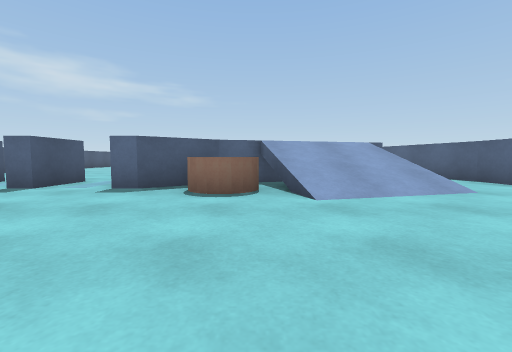
View 1 (above)

20 first-person views from a walk through a 3-D level made in the Unity game engine. The camera is 0.58 m above the floor, tilts 4° down and sees 90° across. The floor is counted in squares, 1 m on a side. Each view is taken from the middle of a square. On the plan, view 1 faces up. The plan holds only what a view shows up to about 9 squares ahead; the rest is blank.

View 2
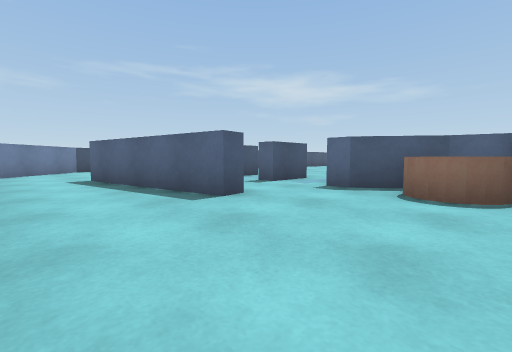

View 3
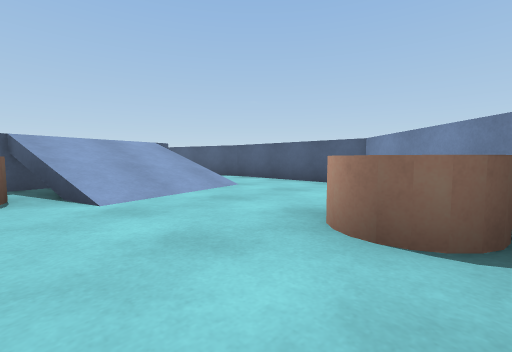

View 4
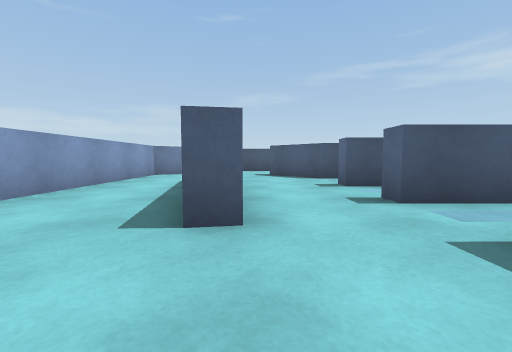

View 5
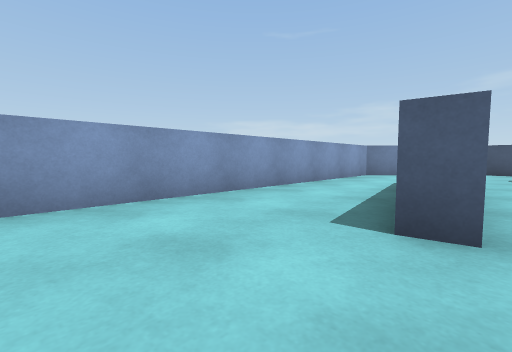

View 6
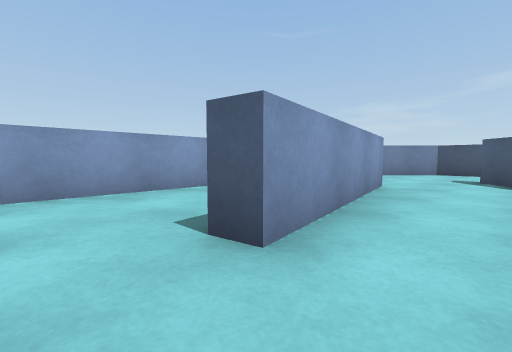

View 7
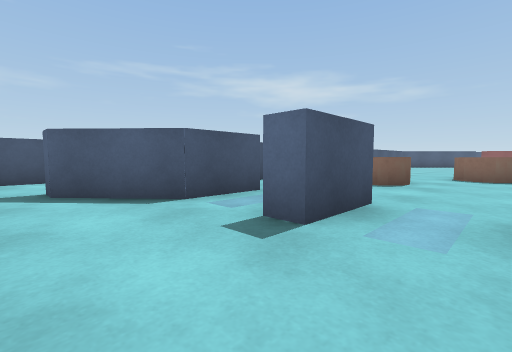

View 8
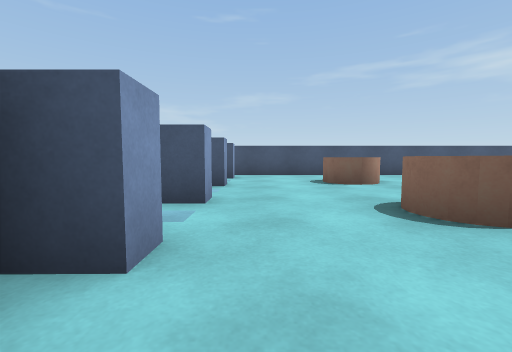

View 9
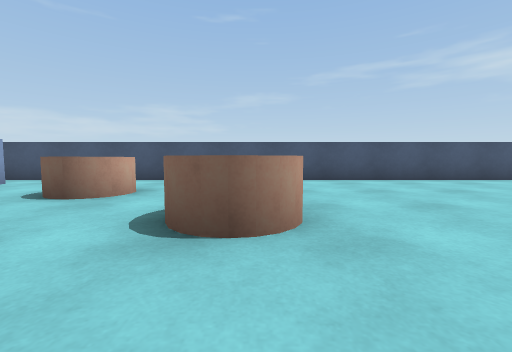

View 10
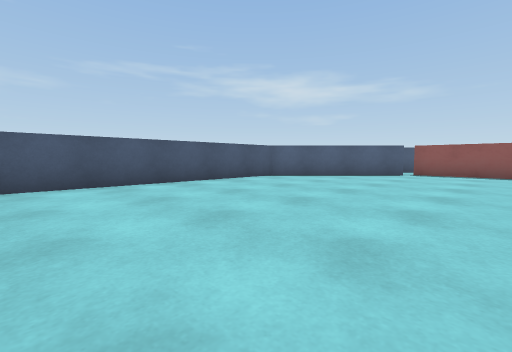

View 11
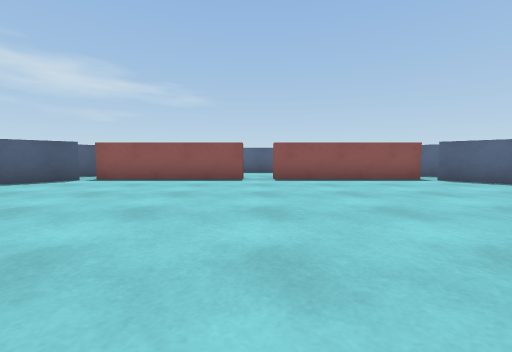

View 12
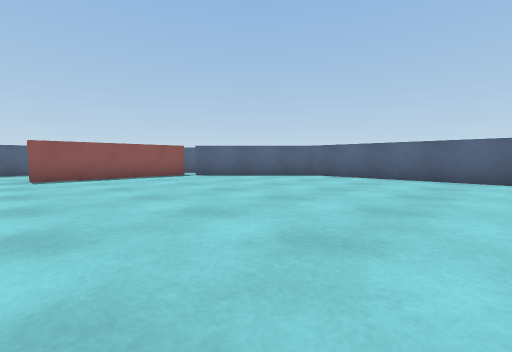

View 13
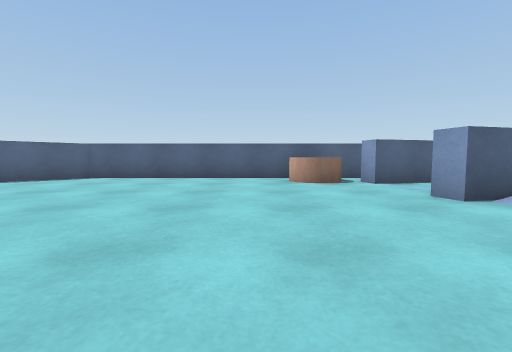

View 14
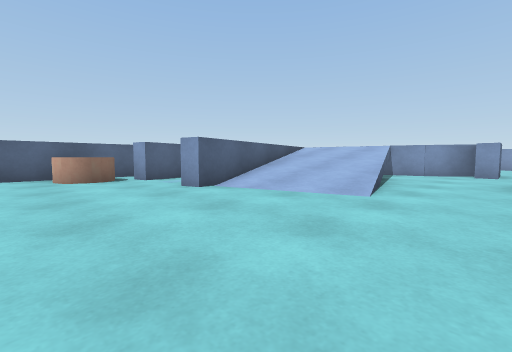

View 15
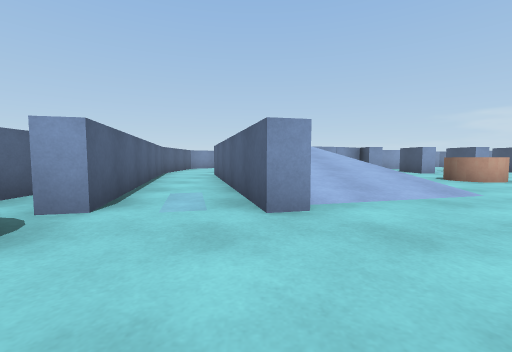

View 16
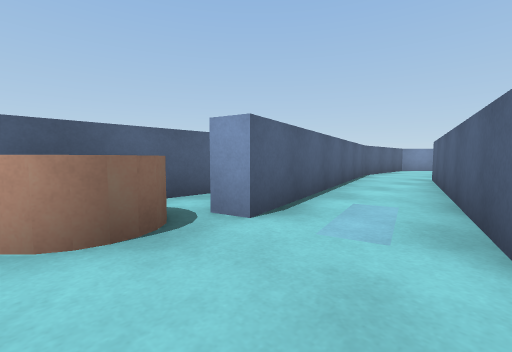

View 17
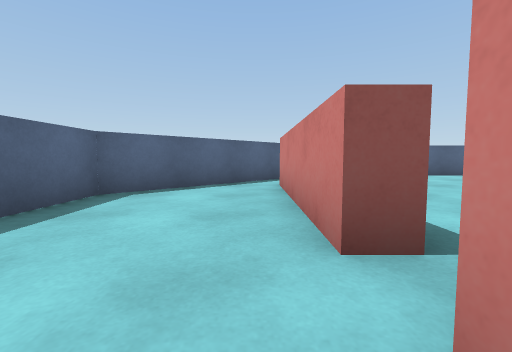

View 18
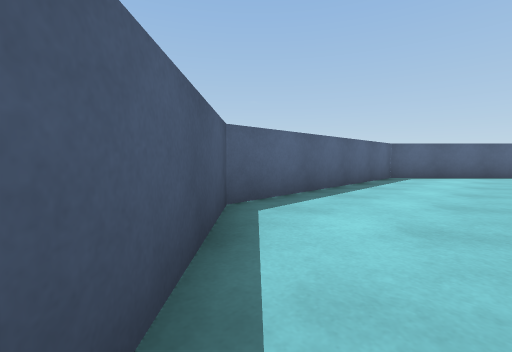

View 19
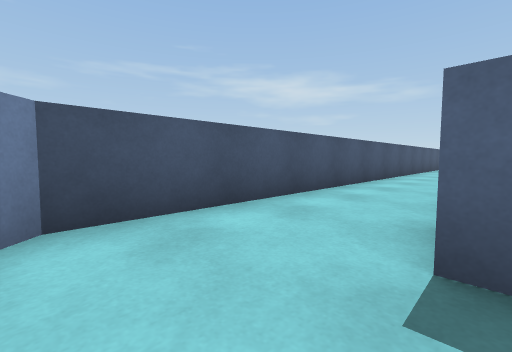

View 20
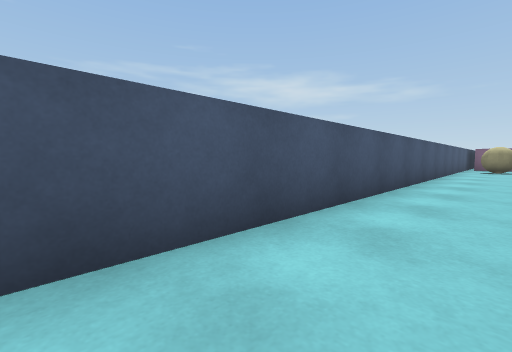

### Floor plan
Key: @ floor where view 1 was taken; # wall or solid block; . main floor; : floor 1 m higher than the main floor; / step, stairs or slope; = window, fence, low wall or low ledge; B block; C cylinder.
Columns run from 13 left of view 1 to 6 right of it. Each row starts with its distance up from view 1.
 28        #########
 27       ##.......##
 26      ##.........##
 25      #...........#
 24      ######.######
 23      ##.........##
 22     ##...........###
 21    ##..............#
 20   .#...............#
 19 #..#...............#
 18 #..#...............#
 17 #..#...... ........#
 16 #..#...............#
 15 #..#.............CC#
 14 #..#.............CC#
 13 #..#...........#.#.#
 12 #..#  .CC...///#.###
 11 #..#....C...///#..#
 10 #..#..C..C..///=#.#
  9 #..#.CC..CC..// #.#
  8 #..#.........///:.##
  7 #..#.........=/:/..#
  6 #..#.#.#.#.B##///..#
  5 #..###.#.#.#CC///..#
  4 #..##.......C.///..#
  3 #........#.........#
  2 ##....####........##
  1  ##............CC##
  0   ##.........@.C##
 -1    ##########

Positions as (right, up) in squares from view 1, and headings:
1: (0, 0), facing up
2: (0, 0), facing up-left
3: (0, 0), facing up-right
4: (-1, 3), facing left
5: (-1, 3), facing down-left
6: (-2, 4), facing down-left
7: (-5, 3), facing up-left
8: (-1, 7), facing left
9: (-3, 12), facing left
10: (-4, 14), facing up-left
11: (-2, 17), facing up
12: (-2, 16), facing up-right
13: (-2, 16), facing right
14: (-3, 16), facing down-right
15: (2, 16), facing down
16: (2, 15), facing down-right
17: (-3, 25), facing right
18: (-7, 25), facing up-right
19: (-10, 2), facing up-left
20: (-11, 8), facing up-left
